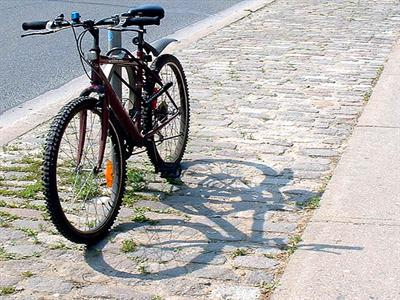
#> input picture 0_2_2546_img.jpg, 400 x 300 px, found by its file name
$ jupyter execute --allow-errors GT_metric_GuISE.ipynb   (shell and % lines are left out)   (older library calls are emulated)
#> lines starting #> are read from the running program, lines starting #| are printed output that depends on the picture
<a href="https://colab.research.google.com/github/aulphin/GuISE-XAI/blob/main/GT_metric_GuISE.ipynb" target="_parent"></a>

Connect to drive

[cell 1]
from google.colab import drive
drive.mount('/content/drive')

[cell 2]
%cd /content/drive/MyDrive/Colab Notebooks/New-Project

[cell 3]
############libraries #############
from skimage import io
from skimage.segmentation import slic
from skimage.segmentation import mark_boundaries
import cv2
import numpy as np
import matplotlib.pyplot as plt
from skimage import io, segmentation
import numpy as np
from PIL import Image

Guided Mask

[cell 4]
#original_image = Image.open('/content/drive/MyDrive/Colab Notebooks/New-Project/PASCAL-DATASET/JPEGImages/000158.jpg')

[cell 5]
original_image = Image.open('/content/drive/MyDrive/Colab Notebooks/New-Project/0_2_2546_img.jpg')
#> original_image is the input picture: PIL image 400x300 RGB; mean R, G, B 173.1, 171.2, 169.3

[cell 6]
original_array = np.array(original_image)
reshaped_array = np.array(Image.fromarray(original_array).resize((224, 224)))
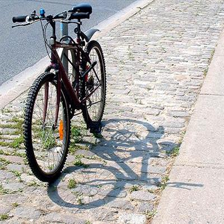
#> reshaped_array: shape (224, 224, 3); mean R, G, B 173.1, 171.3, 169.3

# Check the new shape
print("Original shape:", original_array.shape)
#| Original shape: (300, 400, 3)
print("Reshaped shape:", reshaped_array.shape)
#| Reshaped shape: (224, 224, 3)

reshaped_image = Image.fromarray(reshaped_array)
reshaped_image.save("fixed_img.jpg")

Important Segments of slicing

[cell 7]
# Load the original image
original_img = io.imread('fixed_img.jpg')
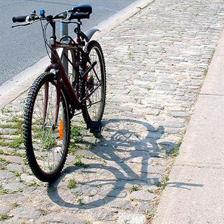
#> original_img: shape (224, 224, 3); mean R, G, B 173.2, 171.3, 169.3

# Apply SLIC with an appropriate number of segments
#n_segments = original_img.shape[0] * original_img.shape[1] // 10
n_segments = original_img.shape[0] * original_img.shape[1] // 256
#> n_segments = 196
#n_segments = original_img.shape[0] // 10

segments_slice = slic(original_img, n_segments=n_segments, compactness=10, sigma=1, multichannel=True)
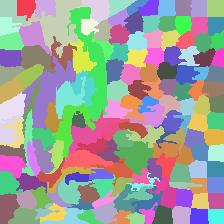
#> segments_slice: shape (224, 224) int64; 157 distinct labels, from 1 to 157; one colour per label, 0 black

[cell 8]
# Visualize the segmented image with color boundaries
segmented_img = mark_boundaries(original_img, segments_slice)
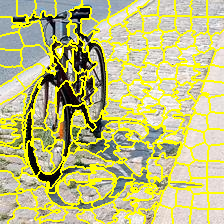
#> segmented_img: shape (224, 224, 3) float64; mean R, G, B 0.764, 0.758, 0.504

[cell 9]
#Count the number of pixels in the original image
total_pixels_original = original_img.size
#> total_pixels_original = 150528

# Count the number of pixels in the segmented image after slicing
total_pixels_sliced = segments_slice.size
#> total_pixels_sliced = 50176

print(f"Number of pixels in the original image: {total_pixels_original}")
#| Number of pixels in the original image: 150528
print(f"Number of pixels in the segmented image after slicing: {total_pixels_sliced}")
#| Number of pixels in the segmented image after slicing: 50176

Fuzzy C-means Clustering

[cell 10]
from skimage import io, color
from skimage.filters import rank
from skfuzzy.cluster import cmeans

[cell 11]
# Convert the image to grayscale
gray_image = color.rgb2gray(original_img)
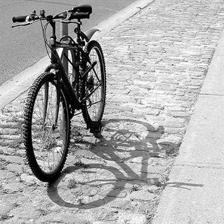
#> gray_image: shape (224, 224) float64; min 0, max 1, mean 0.673

# Flatten the image into a 1D array
data = gray_image.flatten()

# Reshape the data into a 2D array (rows x features)
data = data.reshape((-1, 1))

[cell 12]
# Specify the number of clusters for CMeans
num_clusters = 4

#> (a cell that did not finish here is left out)

#> (a cell that did not finish here is left out)

End of Fuzzy c-means

#> (a cell that did not finish here is left out)

[cell 16]
#######Assigning clusters to each segment #########
import numpy as np
from scipy.stats import mode


# Get the unique segments
unique_segments = np.unique(segments_slice)
#> unique_segments = 157 values from 1 to 157
print(len(unique_segments))
#| 157

segment_clusters = {}

# Iterate through each unique segment
#> (the rest of this cell did not finish here and is left out)

[cell 17]
# Find the number of unique clusters assigned to segments
unique_assigned_clusters = np.unique(list(segment_clusters.values()))
num_unique_clusters = len(unique_assigned_clusters)

print("Number of unique clusters assigned to segments:", num_unique_clusters)

#> (a cell that did not finish here is left out)

#> (a cell that did not finish here is left out)

[cell 20]
# Let's plot the original image, the SLIC segmented image, and the K-means clustered image
fig, axes = plt.subplots(1, 3, figsize=(15, 5))
axes[0].imshow(original_img)
axes[0].set_title('Original Image')
axes[0].axis('off')

# Show SLIC segmented boundaries on the original image
axes[1].imshow(segmented_img)
axes[1].set_title('SLIC Segmentation')
axes[1].axis('off')

#> (the rest of this cell did not finish here and is left out)

[cell 21]
import matplotlib.pyplot as plt
import numpy as np
from scipy.stats import mode


# Create a color map
cmap = plt.cm.jet
#> (the rest of this cell did not finish here and is left out)

#> (a cell that did not finish here is left out)

########### Histogram Implementation ##############

[cell 23]
k=4
# Count the pixels in each cluster
#cluster_pixel_counts = np.bincount(clustered_segments_img, minlength=k)

#> (the rest of this cell did not finish here and is left out)

[cell 24]
# To compute the percentage of the image each cluster occupies here we have used the total number of pixels in the image
# and the number of pixels in each cluster.

# Total number of pixels in the image
total_pixels = original_img.shape[0] * original_img.shape[1]
#> total_pixels = 50176

# Calculate the percentage of each cluster
#> (the rest of this cell did not finish here and is left out)
